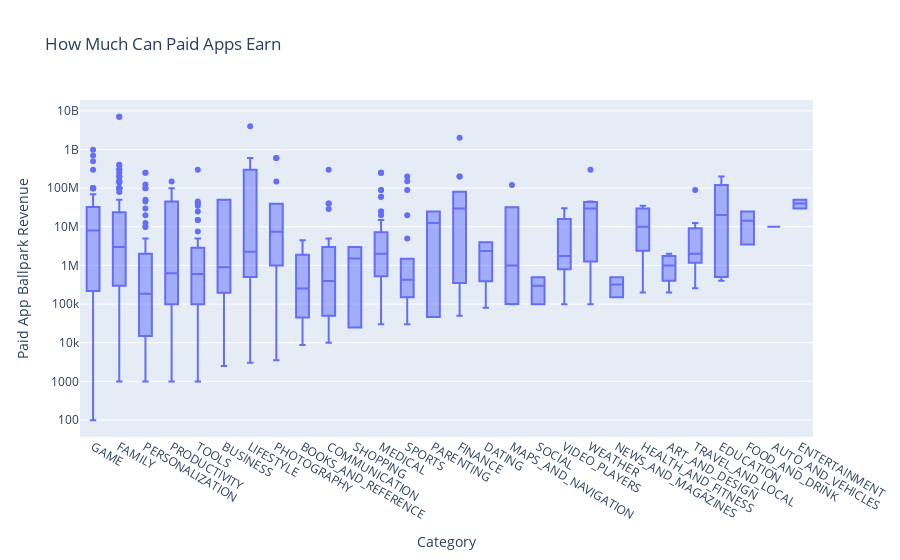

This figure's notebook cell:
### Markdown cell above
# Plotly Box Plots: Revenue by App Category

**Challenge**: See if you can generate the chart below: 

<img src=https://imgur.com/v4CiNqX.png>

Looking at the hover text, how much does the median app earn in the Tools category? If developing an Android app costs $30,000 or thereabouts, does the average photography app recoup its development costs?

Hint: I've used 'min ascending' to sort the categories.

### Code cell
df_paid_apps=df_apps_clean[df_apps_clean['Type']=='Paid']
df_paid_apps.sort_values(by='Revenue_Estimate',ascending=False)

box2 = px.box(df_paid_apps,x='Category',y='Revenue_Estimate',title='How Much Can Paid Apps Earn')
box2.update_layout(xaxis_title='Category',yaxis_title='Paid App Ballpark Revenue',xaxis={'categoryorder':'min ascending'},yaxis=dict(type='log'))

#box_2=px.box(df_paid_apps,x=)

### Figure 1 — Plotly figure (JSON) as saved in the notebook; plotly's stock layout.template omitted (floating-point values rounded to 4 significant figures; data arrays with more than 128 entries replaced by an {"elided": "..."} marker saying what was removed)
{"data": [{"alignmentgroup": "True", "hovertemplate": "Category=%{x}<br>Revenue_Estimate=%{y}<extra></extra>", "legendgroup": "", "marker": {"color": "#636efa"}, "name": "", "notched": false, "offsetgroup": "", "orientation": "v", "showlegend": false, "type": "box", "x": {"elided": "646 str values"}, "x0": " ", "xaxis": "x", "y": {"elided": "646 int values"}, "y0": " ", "yaxis": "y"}], "layout": {"boxmode": "group", "legend": {"tracegroupgap": 0}, "title": {"text": "How Much Can Paid Apps Earn"}, "xaxis": {"anchor": "y", "categoryorder": "min ascending", "domain": [0, 1], "title": {"text": "Category"}}, "yaxis": {"anchor": "x", "domain": [0, 1], "title": {"text": "Paid App Ballpark Revenue"}, "type": "log"}}}
